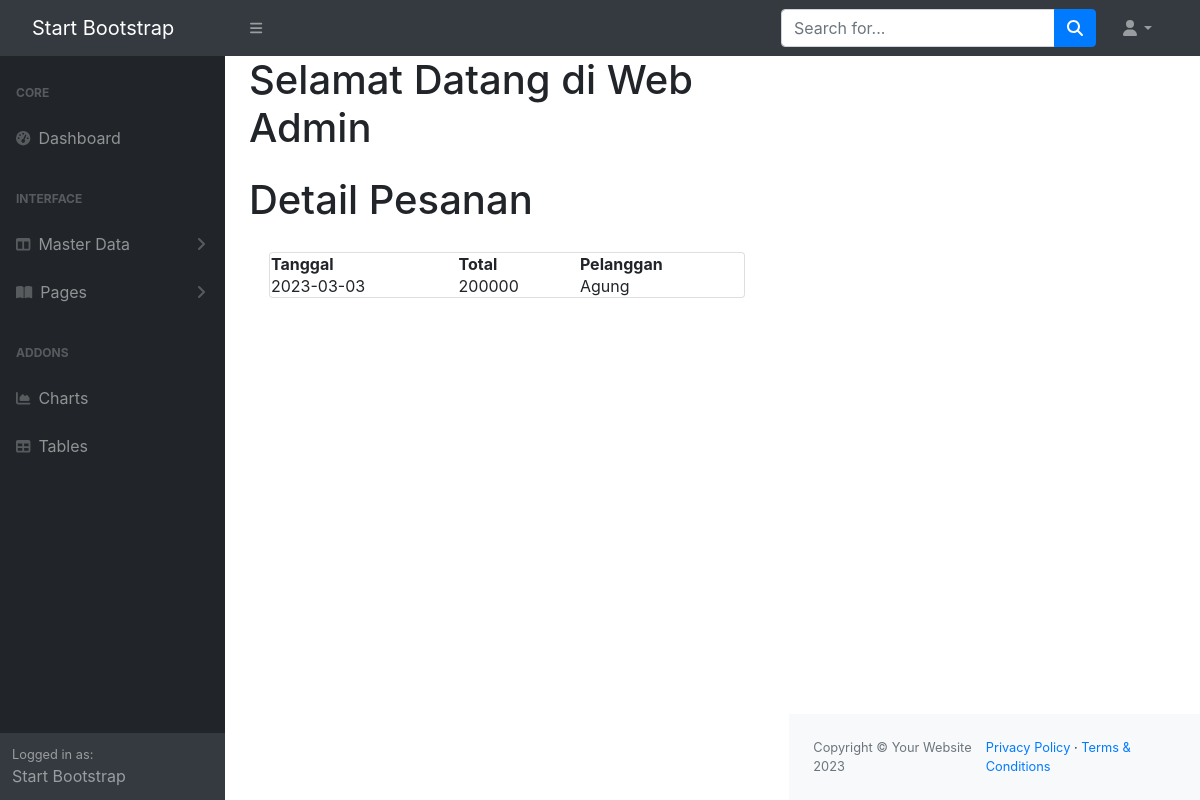
Screenshot of /admin/index.php?url=pesanan_detail&id=2 with the database file from the repository.
### tables this page shows
CREATE TABLE `pesanan` (
  `id` int(11) NOT NULL,
  `tanggal` date DEFAULT NULL,
  `total` double DEFAULT NULL,
  `pelanggan_id` int(11) NOT NULL
);

CREATE TABLE `pelanggan` (
  `id` int(11) NOT NULL,
  `kode` varchar(10) DEFAULT NULL,
  `nama_pelanggan` varchar(50) DEFAULT NULL,
  `jk` char(1) DEFAULT NULL,
  `tmp_lahir` varchar(30) DEFAULT NULL,
  `tgl_lahir` date DEFAULT NULL,
  `email` varchar(30) DEFAULT NULL,
  `kartu_id` int(11) NOT NULL
);

### admin/models/Pesanan.php (called while the page is built, shortened)
<?php
class Pesanan {
 private $koneksi;
 public function __construct(){
    global $dbh;
    $this->koneksi = $dbh;
}
public function getPesanan($id){
    $sql = "SELECT pesanan.*, pelanggan.nama_pelanggan as pelanggan FROM pesanan INNER JOIN
    pelanggan ON pelanggan.id = pesanan.pelanggan_id WHERE pesanan.id = ? ";
    $ps = $this->koneksi->prepare($sql);
    $ps->execute([$id]);
    $rs = $ps->fetch();
    return $rs;
}
}
?>

### admin/pesanan_detail.php (the view)
<?php
$id = $_REQUEST['id'];
$model = new Pesanan();
$pesanan = $model->getPesanan($id);
?>
<h1 class="mt-4">Detail Pesanan</h1>
<div class="card-body">
    <div class="card mb-4">
            <table id="datatablesSimple">
                <thead>
                    <tr>
                        <th>Tanggal</th>
                        <th>Total</th>
                        <th>Pelanggan</th>
                    </tr>
                </thead>
                <tbody>
                    <tr>
                        <td><?= $pesanan['tanggal']?></td>
                        <td><?= $pesanan['total']?></td>
                        <td><?= $pesanan['pelanggan']?></td>
                    </tr>
                </tbody>
            </table>
    </div>
</div>

### rows the page displays
pesanan: tanggal "2023-03-03", total "200000", pelanggan.nama_pelanggan "Agung"
